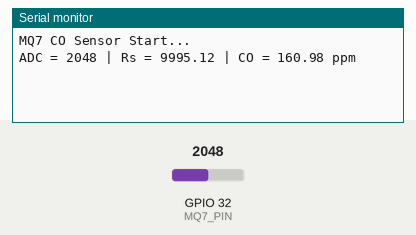
Simulated run of this program. Board: ESP32. On the bench: the last lines printed to the serial monitor. The inputs (shaded band) are chosen by the test bench; at power-on: GPIO 32 (MQ7_PIN) = 2048.

Above: at 3.2 s.
3.3 s: GPIO 32 (MQ7_PIN) set to 0
At 5.4 s:
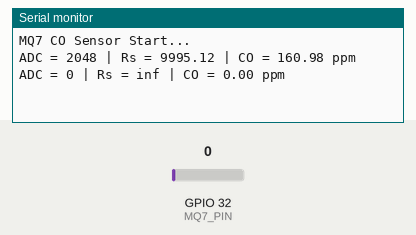
7.5 s: GPIO 32 (MQ7_PIN) set to 4095
At 8.5 s:
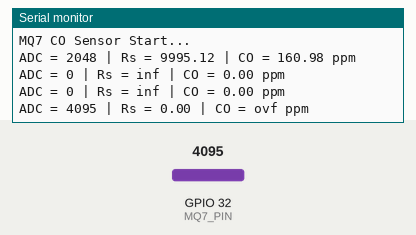

Measured:
- after the input at 3.3 s, the serial monitor: prints a new line after 0.71 s (image 1)
- after the input at 7.5 s, the serial monitor: prints a new line after 0.51 s (image 2)

The program:

main.cpp
```cpp
// #include <Arduino.h>

// const int MQ_PIN = 34;     // Chân ADC đọc MQ-135
// const float RL = 10000.0;  // Điện trở tải (10kΩ)
// const float VCC = 5.0;     // Điện áp nuôi cảm biến
// const float ADC_REF = 3.3; // Điện áp tham chiếu ADC ESP32
// const int ADC_MAX = 4095;  // 12-bit ADC
// float R0 = 10000.0;        // Giá trị R0 (hiệu chuẩn trong không khí sạch)

// // ==== Đường cong theo datasheet (log-log) ====
// // log10(ppm) = (log10(Rs/R0) - b) / m
// // hoặc ppm = 10^((log10(Rs/R0) - b) / m)
// const float M_NH3 = -0.48; // Hệ số slope NH3 (xấp xỉ)
// const float B_NH3 = 0.35;  // intercept NH3

// int samples = 10; // lọc trung bình

// float readVoltage()
// {
//   uint32_t sum = 0;
//   for (int i = 0; i < samples; i++)
//   {
//     sum += analogRead(MQ_PIN);
//     delay(10);
//   }
//   float adc = (float)sum / samples;
//   return (adc / ADC_MAX) * ADC_REF;
// }

// float calcRs(float vout)
// {
//   if (vout <= 0.0001)
//     return 1e6;
//   return RL * (VCC - vout) / vout;
// }

// float RsRo_to_ppm(float rs_ro, float m, float b)
// {
//   if (rs_ro <= 0)
//     return -1;
//   float log_ppm = (log10(rs_ro) - b) / m;
//   return pow(10, log_ppm);
// }
// void MQ135_run()
// {
//   float vout = readVoltage();
//   float Rs = calcRs(vout);
//   float ratio = Rs / R0;

//   float nh3_ppm = RsRo_to_ppm(ratio, M_NH3, B_NH3);

//   Serial.print("Vout: ");
//   Serial.print(vout, 3);
//   Serial.print(" V | Rs/R0: ");
//   Serial.print(ratio, 3);
//   Serial.print(" | NH3: ");
//   Serial.print(nh3_ppm, 1);
//   Serial.println(" ppm");
// }
// void setup()
// {
//   Serial.begin(9600);
//   analogSetPinAttenuation(MQ_PIN, ADC_11db);
//   pinMode(MQ_PIN, INPUT);

//   Serial.println("MQ-135 NH3 measurement");
//   delay(2000);
// }

// void loop()
// {
//   MQ135_run();
//   delay(2000);
// }
#include <Arduino.h>

#define MQ7_PIN 32         // Chân ADC ESP32 (chân 34 là chỉ đọc)
#define RL_VALUE 10000     // Điện trở tải 10kΩ
#define R0_CLEAN_AIR 10000 // R0 đo được trong không khí sạch (hiệu chuẩn trước)

float getMQ7Resistance(int adcValue)
{
  float sensorVoltage = ((float)adcValue / 4095.0) * 3.3; // ADC 12-bit, 3.3V
  float rs = (3.3 - sensorVoltage) * RL_VALUE / sensorVoltage;
  return rs;
}

float getCOppm(float rs)
{
  // Theo đặc tính MQ7 (log-log): ppm = 10^((log(Rs/R0) - b) / m)
  // Hệ số m và b lấy từ datasheet (xấp xỉ): m = -0.77, b = 1.699
  float ratio = rs / R0_CLEAN_AIR;
  float m = -0.77;
  float b = 1.699;
  float log_ppm = (log10(ratio) - b) / m;
  return pow(10, log_ppm);
}

void setup()
{
  Serial.begin(9600);
  delay(2000);
  Serial.println("MQ7 CO Sensor Start...");
}

void loop()
{
  int adcValue = analogRead(MQ7_PIN);
  float rs = getMQ7Resistance(adcValue);
  float co_ppm = getCOppm(rs);

  Serial.print("ADC = ");
  Serial.print(adcValue);
  Serial.print(" | Rs = ");
  Serial.print(rs);
  Serial.print(" | CO = ");
  Serial.print(co_ppm);
  Serial.println(" ppm");

  delay(2000);
}
```
